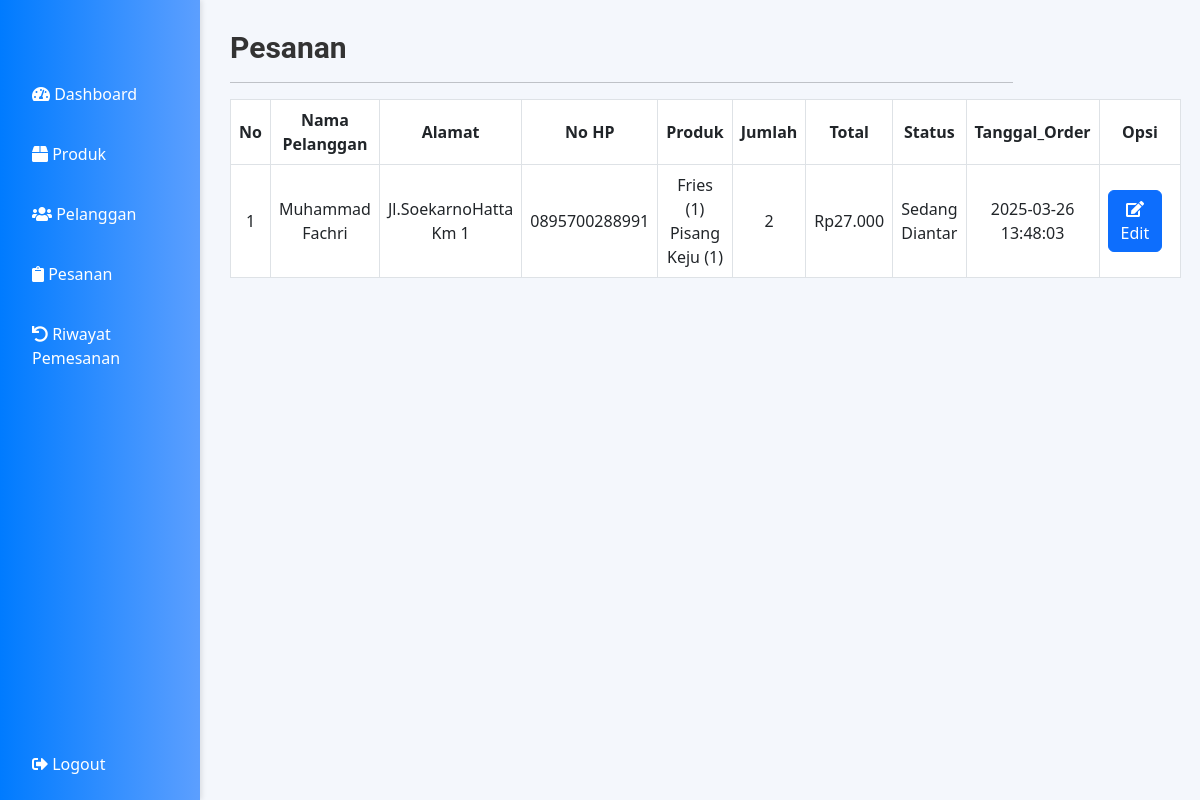
The app's page /admin/pesanan.php (signed in), older data.
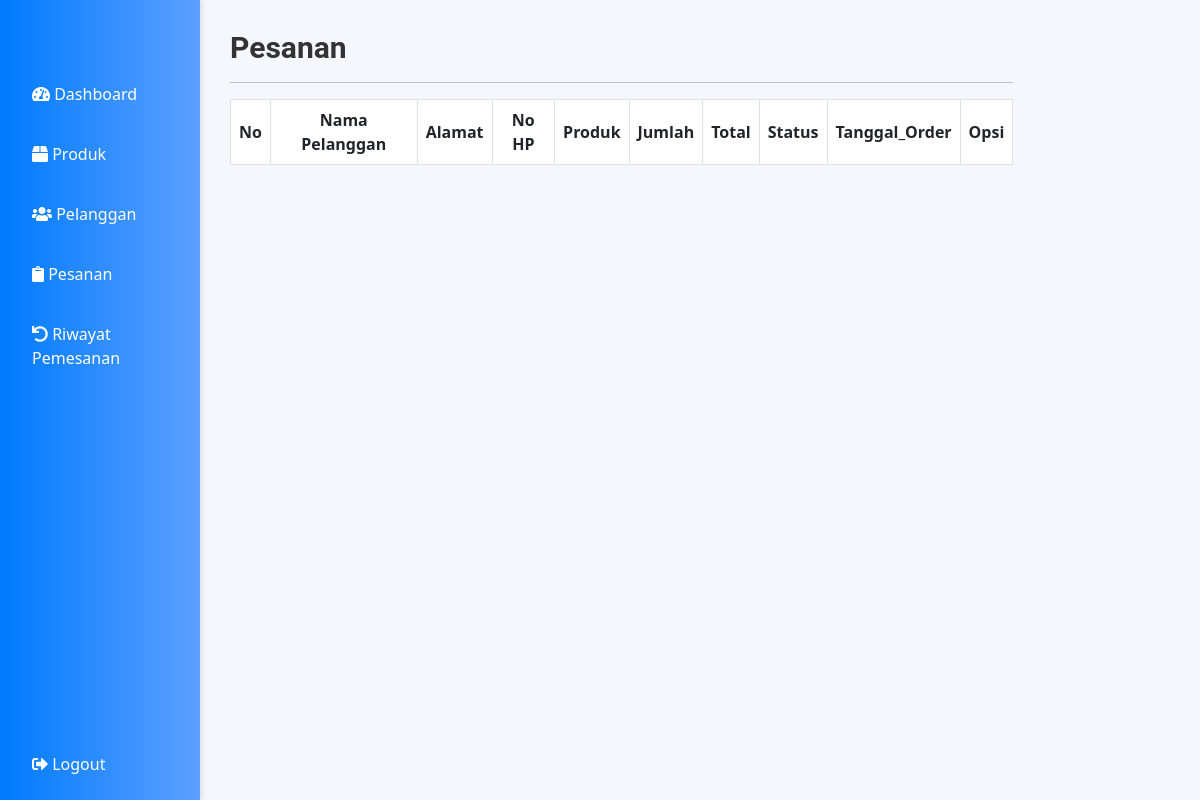
The same page, newer data.
### tables this page shows
CREATE TABLE `orders` (
  `order_id` int(11) NOT NULL,
  `cust_id` int(11) NOT NULL,
  `cust_ip` varchar(225) NOT NULL,
  `total` decimal(6,3) DEFAULT NULL,
  `name` varchar(50) NOT NULL,
  `alamat` varchar(100) NOT NULL,
  `phone` varchar(15) DEFAULT NULL,
  `delivery_type` text NOT NULL,
  `payment` text NOT NULL,
  `status` varchar(20) NOT NULL,
  `tanggal_order` datetime DEFAULT NULL,
  `tanggal_selesai` datetime DEFAULT NULL,
  `aktif` tinyint(1) NOT NULL DEFAULT 0
);

### admin/pesanan.php (the view, shortened to what this page needs)
<?php
include "../koneksi/koneksi.php";
?>
<!DOCTYPE html>
<html lang="en">
<head>
  <link href="https://cdn.jsdelivr.net/npm/bootstrap@5.3.0/dist/css/bootstrap.min.css" rel="stylesheet">
  <link rel="stylesheet" href="https://cdnjs.cloudflare.com/ajax/libs/font-awesome/5.15.3/css/all.min.css">
</head>
<body>
  <div class="sidebar">
    <a href="dashboard.php"><i class="fas fa-tachometer-alt"></i> Dashboard</a>
    <a href="produk.php"><i class="fas fa-box"></i> Produk</a>
    <a href="pelanggan.php"><i class="fas fa-users"></i> Pelanggan</a>
    <a href="pesanan.php"><i class="fas fa-clipboard"></i> Pesanan</a>
    <a href="riwayatpemesanan.php"><i class="fas fa-undo"></i> Riwayat Pemesanan</a>
    <div style="flex-grow: 1;"></div>
    <a href="logout.php"><i class="fas fa-sign-out-alt"></i> Logout</a>
  </div>
  <div class="content">
    <div class="col-sm-9 col-sm-offset-3 col-md-10 col-md-offset-2 main">
      <h2 class="page-header">Pesanan</h2>
      <hr>
      <table id="tabelpesanan" class="table table-bordered table-hover">
        <thead>
          <tr>
            <th>No</th>
            <th>Nama Pelanggan</th>
            <th>Alamat</th>
            <th>No HP</th>
            <th>Produk</th>
            <th>Jumlah</th>
            <th>Total</th>
            <th>Status</th>
            <th>Tanggal_Order</th>
            <th>Opsi</th>
          </tr>
        </thead>
        <?php
        $query = "SELECT
        orders.order_id,
        orders.total,
        orders.name,
        orders.alamat,
        orders.phone,
        orders.status,
        orders.tanggal_order,
        GROUP_CONCAT(items.item_name SEPARATOR ', ') AS produk,
        GROUP_CONCAT(order_items.qty SEPARATOR ', ') AS jumlah
        from orders
        JOIN order_items ON orders.order_id = order_items.order_id
        JOIN items ON order_items.item_id = items.item_id
        WHERE orders.aktif=1
        GROUP BY orders.order_id";
        $result = $conn->query($query);
        $no = 1;
        while ($lihat = $result->fetch(PDO::FETCH_ASSOC)) {
          $total_produk = $lihat['total'];
          $produk = explode(', ', $lihat['produk']);
          $jumlah = explode(', ', $lihat['jumlah']);
        ?>
          <tbody>
            <tr>
              <td><?php echo $no; ?></td>
              <td><?php echo $lihat['name']; ?></td>
              <td><?php echo $lihat['alamat']; ?></td>
              <td><?php echo $lihat['phone']; ?></td>
              <td>
                <?php foreach ($produk as $key => $value) {
                  echo $value . ' (' . $jumlah[$key] . ')<br>';
                } ?>
              </td>
              <td>
                <?php
                $total_jumlah = array_sum($jumlah);
                echo $total_jumlah;
                ?>
              </td>
              <td><?php echo 'Rp' . $total_produk; ?></td>
              <td><?php echo $lihat['status']; ?></td>
              <td><?php echo $lihat['tanggal_order']; ?></td>
              <td>
                <div class="btn-group">
                  <a href="pesanan_edit.php?order_id=<?php echo $lihat['order_id']; ?>" class="btn btn-primary"><i class="fas fa-edit"></i> Edit</a>
                </div>
              </td>
            </tr>
            <?php $no++; ?>
          <?php
        } ?>
          </tbody>
      </table>
    </div>
  </div>
</body>
</html>

### admin/pesanan.php (style rules this page uses)
.sidebar { height: 100%; width: 200px; position: fixed; z-index: 1; top: 0; left: 0; background: linear-gradient(to right, #007bff, #5c9fff); display: flex; flex-direction: column; padding-top: 70px; box-shadow: 2px 0 5px rgba(0, 0, 0, 0.1); }
.sidebar a { padding: 12px 8px 12px 32px; text-decoration: none; font-size: 16px; color: white; display: block; margin-bottom: 12px; border-radius: 4px; transition: background-color 0.3s ease, transform 0.2s ease; }
.content { margin-left: 200px; padding: 30px; background-color: #f4f7fc; min-height: 100vh; }
.page-header { font-size: 30px; font-weight: bold; color: #333; text-align: left; }
#tabelpesanan th, #tabelpesanan td { text-align: center; vertical-align: middle; }
h2.page-header { font-family: 'Roboto', sans-serif; }
.btn-primary { margin-right: 10px; }
#tabelpesanan .btn-group a { transition: transform 0.2s ease, background-color 0.3s ease; }

Row changes from the older to the newer data that the page shows:
no longer on this page (row edited): orders: name "Muhammad Fachri", alamat "Jl.SoekarnoHatta Km 1", phone "0895700288991", value "Fries", key "1", value "Pisang Keju", total_jumlah "2", total "27.000", status "Sedang Diantar", tanggal_order "2025-03-26 13:48:03"
